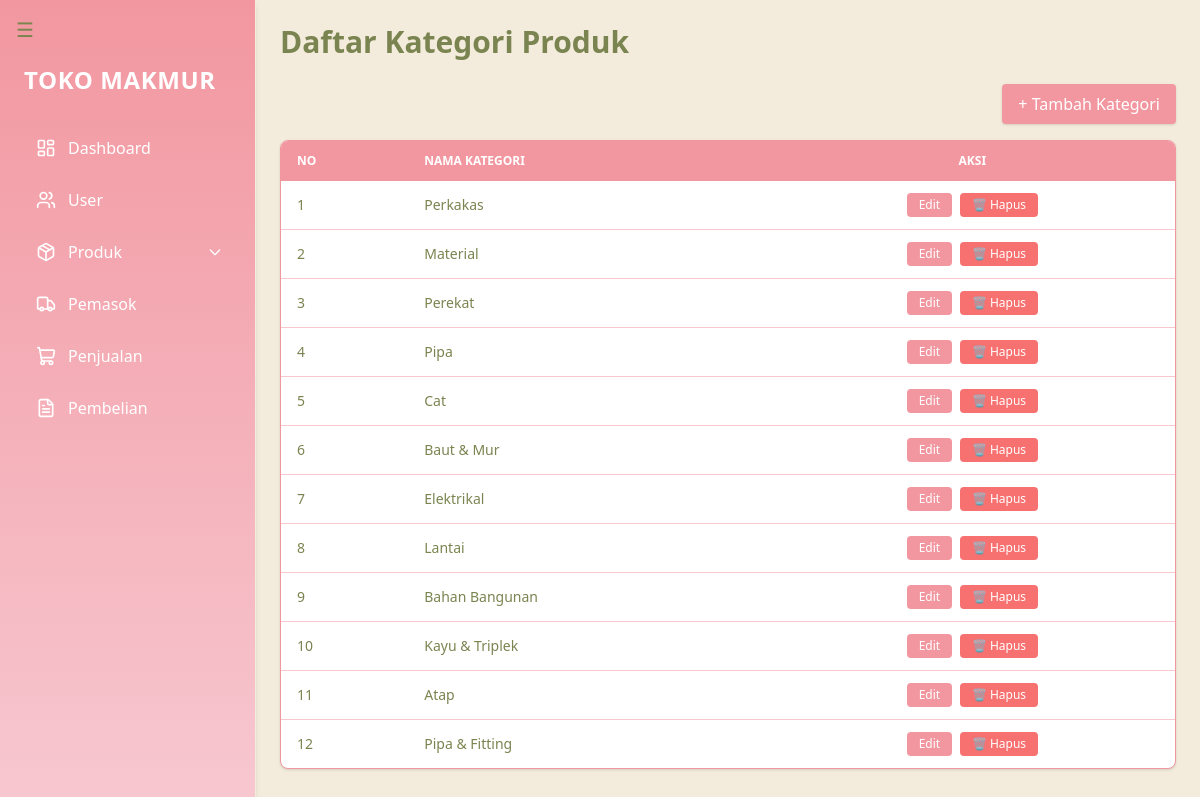
The page /kategori/ on the database its author committed.
### produk/models.py (models this page shows, shortened)
class KategoriProduk(models.Model):
    nama = models.CharField(max_length=100, verbose_name=_("Nama Kategori"))
    deskripsi = models.TextField(blank=True, null=True, verbose_name=_("Deskripsi"))
    class Meta:
        verbose_name = _("Kategori Produk")
        verbose_name_plural = _("Kategori Produk")

### produk/views.py (the view)
# urls.py: path('kategori/', views.kategori_produk, name='kategori_produk'),
def kategori_produk(request):
    if request.method == 'POST':
        nama = request.POST.get('nama')
        deskripsi = request.POST.get('deskripsi')
        KategoriProduk.objects.create(nama=nama, deskripsi=deskripsi)
        return redirect('kategori_produk')
    data = KategoriProduk.objects.all()
    return render(request, 'produk/kategori.html', {'data': data})

### produk/templates/produk/kategori.html (shortened to what this page needs)
{% extends 'layouts.html' %}
{% block content %}
<h2 class="text-3xl font-bold mb-6 text-[#7A8450]">Daftar Kategori Produk</h2>
<div class="flex justify-end mb-4">
  <a href="{% url 'tambah_kategori' %}" class="bg-[#F297A0] hover:bg-[#e1858b] text-white px-4 py-2 rounded shadow transition-all">
    + Tambah Kategori
  </a>
</div>
<div class="overflow-x-auto shadow rounded-lg border border-[#F297A0] bg-white">
  <table class="min-w-full text-sm text-left">
    <thead class="bg-[#F297A0] text-white uppercase text-xs">
      <tr>
        <th class="px-4 py-3">No</th>
        <th class="px-4 py-3">Nama Kategori</th>
        <th class="px-4 py-3 text-center">Aksi</th>
      </tr>
    </thead>
    <tbody class="divide-y divide-[#F7C7D0] text-[#7A8450]">
      {% for item in data %}
      <tr class="hover:bg-[#F7C7D0] transition">
        <td class="px-4 py-3">{{ forloop.counter }}</td>
        <td class="px-4 py-3">{{ item.nama }}</td>
        <td class="px-4 py-3 text-center space-x-1 whitespace-nowrap">
          <a href="{% url 'edit_kategori' item.id %}" class="inline-block bg-[#F297A0] hover:bg-[#e1858b] text-white px-3 py-1 text-xs rounded transition-all">Edit</a>
          <form action="{% url 'hapus_kategori' item.id %}" method="post" class="inline">
            <button type="submit" onclick="return confirm('Yakin ingin menghapus kategori ini?');" class="bg-red-400 hover:bg-red-500 text-white px-3 py-1 text-xs rounded transition-all">🗑️ Hapus</button>
          </form>
        </td>
      </tr>
      {% empty %}
      <tr>
        <td colspan="4" class="text-center py-4 text-[#7A8450]">Belum ada data kategori.</td>
      </tr>
      {% endfor %}
    </tbody>
  </table>
</div>
{% endblock %}

### produk/templates/layouts.html (shortened to what this page needs)
<!DOCTYPE html>
<html lang="en">
<head>
  <script src="https://cdn.tailwindcss.com"></script>
</head>
<body class="bg-[#F7C7D0] font-sans leading-normal tracking-normal text-[#7A8450]">
<button id="toggleSidebar" class="fixed top-4 left-4 z-50 text-[#7A8450] text-xl focus:outline-none">
  ☰
</button>
  <div class="flex min-h-screen">
    <aside id="sidebar" class="w-64 bg-gradient-to-b from-[#F297A0] to-[#F7C7D0] text-white p-6 fixed top-0 left-0 h-full transition-all z-40 shadow-md border-r border-[#F3EBDB]">
      <h1 class="text-2xl font-extrabold mb-8 mt-10 tracking-wide">TOKO MAKMUR</h1>
      <nav class="space-y-3">
        <a href="{% url 'dashboard' %}" class="flex items-center gap-3 px-3 py-2 rounded-md hover:bg-white hover:text-[#7A8450]">
          <i data-lucide="layout-dashboard" class="w-5 h-5"></i> Dashboard
        </a>
        <a href="{% url 'daftar_user' %}" class="flex items-center gap-3 px-3 py-2 rounded-md hover:bg-white hover:text-[#7A8450]">
          <i data-lucide="users" class="w-5 h-5"></i> User
        </a>
        <div>
          <div class="flex items-center justify-between w-full">
            <a href="{% url 'daftar_produk' %}" class="flex items-center gap-3 px-3 py-2 rounded-md hover:bg-white hover:text-[#7A8450] w-full">
              <i data-lucide="package" class="w-5 h-5"></i> Produk
            </a>
            <button id="produkToggle" class="text-white pr-2 focus:outline-none">
              <svg id="produkArrow" class="w-4 h-4 transform transition-transform duration-200" fill="none" stroke="currentColor" viewBox="0 0 24 24">
                <path stroke-linecap="round" stroke-linejoin="round" stroke-width="2" d="M19 9l-7 7-7-7"/>
              </svg>
            </button>
          </div>
        </div>
        <a href="{% url 'pemasok' %}" class="flex items-center gap-3 px-3 py-2 rounded-md hover:bg-white hover:text-[#7A8450]">
          <i data-lucide="truck" class="w-5 h-5"></i> Pemasok
        </a>
        <a href="{% url 'penjualan' %}" class="flex items-center gap-3 px-3 py-2 rounded-md hover:bg-white hover:text-[#7A8450]">
          <i data-lucide="shopping-cart" class="w-5 h-5"></i> Penjualan
        </a>
        <a href="{% url 'daftar_pembelian' %}" class="flex items-center gap-3 px-3 py-2 rounded-md hover:bg-white hover:text-[#7A8450]">
          <i data-lucide="file-text" class="w-5 h-5"></i> Pembelian
        </a>
      </nav>
    </aside>
    <main id="mainContent" class="ml-64 p-6 w-full bg-[#F3EBDB] text-[#7A8450] transition-all min-h-screen">
      {% block content %}{% endblock %}
    </main>
  </div>
</body>
</html>

### produk/templates/layouts.html (style rules this page uses)
.transition-all { transition: all 0.3s ease-in-out; }

### rows shown on the page
KategoriProduk: nama "Perkakas"
KategoriProduk: nama "Material"
KategoriProduk: nama "Perekat"
KategoriProduk: nama "Pipa"
KategoriProduk: nama "Cat"
KategoriProduk: nama "Baut & Mur"
KategoriProduk: nama "Elektrikal"
KategoriProduk: nama "Lantai"
KategoriProduk: nama "Bahan Bangunan"
KategoriProduk: nama "Kayu & Triplek"
KategoriProduk: nama "Atap"
KategoriProduk: nama "Pipa & Fitting"
